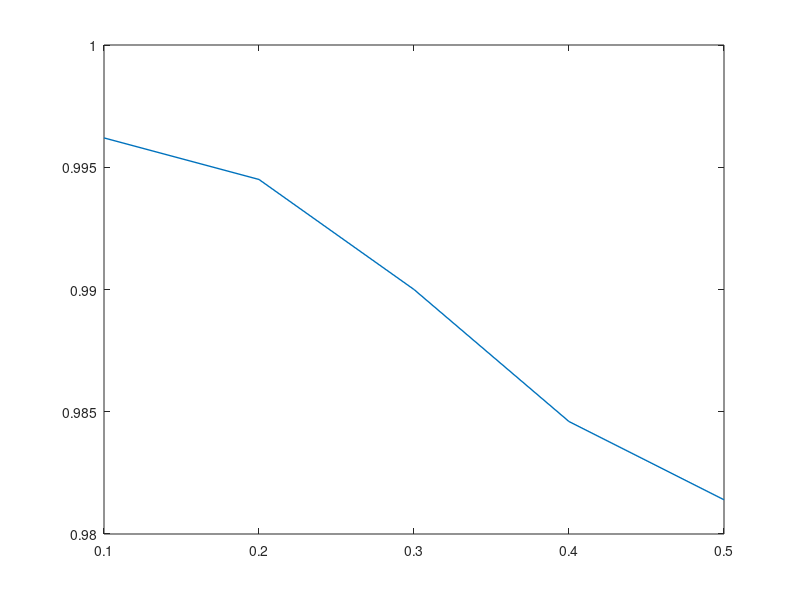

MATLAB code for this plot: (Note: this script raises an error after producing the figure.)

%% EXPANSION RATIO
x=[0.1 0.2 0.3 0.4 0.5];
y=[0.9962 0.9945 0.99 0.9846 0.9814];
h=plot(x,y,'Linewidth',1)
h.LineStyle='-';
h.Marker='o';
h.Color='black';
xlabel('Expansion Ratio')
ylabel('Computed A/Target A')

figure

y=[536.76 441.56 398.02 376.63 352.26];

h=plot(x,y,'Linewidth',1)
h.LineStyle='-';
h.Marker='o';
h.Color='red';
xlabel('Expansion Ratio')
ylabel('Execution Time [s]')

%% RELAXATION LENGTH

x=[1 2 3 4];
y=[0.9434 0.9924 0.9469 0.995];

h=plot(x,y,'Linewidth',1)
set(gca, 'XTick',1:4, 'XTickLabel',{'1 & 1' '1 & 2' '2 & 1' '2 & 2'})
h.LineStyle='-';
h.Marker='o';
h.Color='black';
xlabel('Generation (first digit) and Absorption (second digit) zone length compared to wavelength')
ylabel('Computed A/Target A')

figure

y=[316.68 351.65 356.94 379.46];

h=plot(x,y,'Linewidth',1)
set(gca, 'XTick',1:4, 'XTickLabel',{'1 & 1' '1 & 2' '2 & 1' '2 & 2'})
h.LineStyle='-';
h.Marker='o';
h.Color='red';
xlabel('Generation (first digit) and Absorption (second digit) zone length compared to wavelength')
ylabel('Execution Time [s]')

%% FREE SURFACE LEVEL REFINEMENT
x=[0 1 2 3 4];
y=[0.7618 0.9064 0.9526 0.9653 0.9763];
h=plot(x,y,'Linewidth',1)
set(gca, 'XTick',0:4)
h.LineStyle='-';
h.Marker='o';
h.Color='black';
xlabel('Free Surface Level Refinement')
ylabel('Computed A/Target A')

figure

y=[67.05 73.65 97.32 143.81 319.45];
h=plot(x,y,'Linewidth',1)
set(gca, 'XTick',0:4)
h.LineStyle='-';
h.Marker='o';
h.Color='red';
xlabel('free surface level refinement')
ylabel('Execution Time [s]')


%% Maximum residual in the Poisson iterative solution for pressure

x=[1 2 3 4 5];
y=[0.9922 0.9925 0.9927 0.9927 0.9929];

h=plot(x,y,'Linewidth',1)
set(gca, 'XTick',1:5, 'XTickLabel',{'1e-4 & 1e-5' '1e-5 & 1e-6' '1e-6 & 1e-7' '1e-7 & 1e-8' '1e-5 & 1e-7'})
h.LineStyle='-';
h.Marker='o';
h.Color='black';
xlabel('p\_rgh initial & p\_rgh final max residuals')
ylabel('Computed A/Target A')

figure

y=[230 254 260 278.5 245];
h=plot(x,y,'Linewidth',1)
set(gca, 'XTick',1:5, 'XTickLabel',{'1e-4 & 1e-5' '1e-5 & 1e-6' '1e-6 & 1e-7' '1e-7 & 1e-8' '1e-5 & 1e-7'})
h.LineStyle='-';
h.Marker='o';
h.Color='red';
xlabel('p\_rgh initial & p\_rgh final max residuals')
ylabel('Execution Time [s]')


